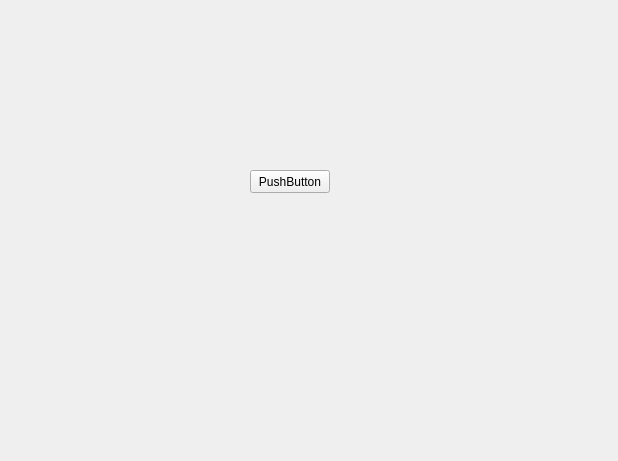
<?xml version="1.0" encoding="UTF-8"?>
<ui version="4.0">
 <class>ApplicationWidget</class>
 <widget class="QWidget" name="ApplicationWidget">
  <property name="geometry">
   <rect>
    <x>0</x>
    <y>0</y>
    <width>618</width>
    <height>461</height>
   </rect>
  </property>
  <property name="windowTitle">
   <string>Form</string>
  </property>
  <widget class="QPushButton" name="pushButton">
   <property name="geometry">
    <rect>
     <x>250</x>
     <y>170</y>
     <width>80</width>
     <height>23</height>
    </rect>
   </property>
   <property name="text">
    <string>PushButton</string>
   </property>
  </widget>
 </widget>
 <resources/>
 <connections/>
</ui>
